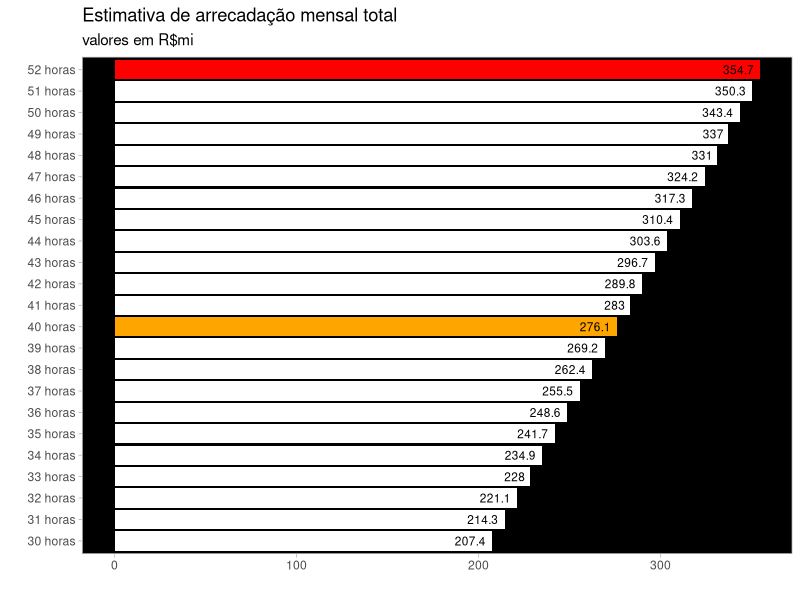
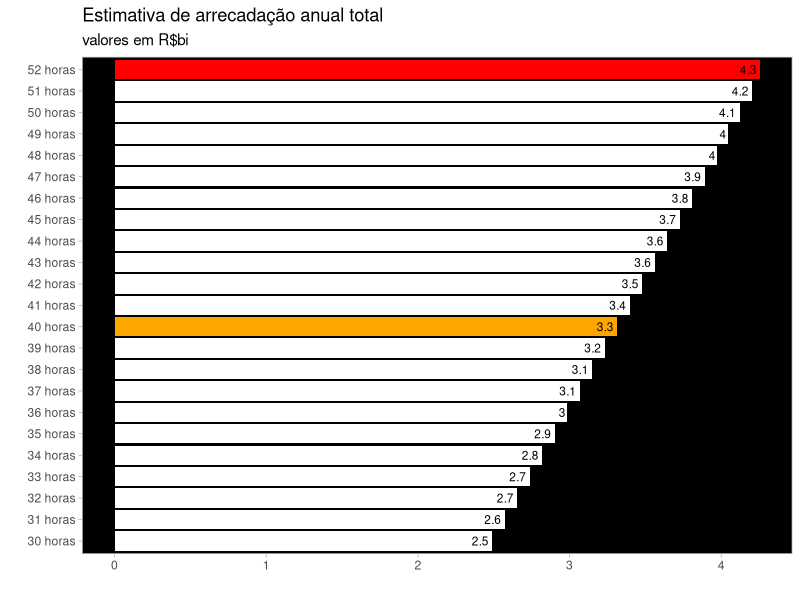
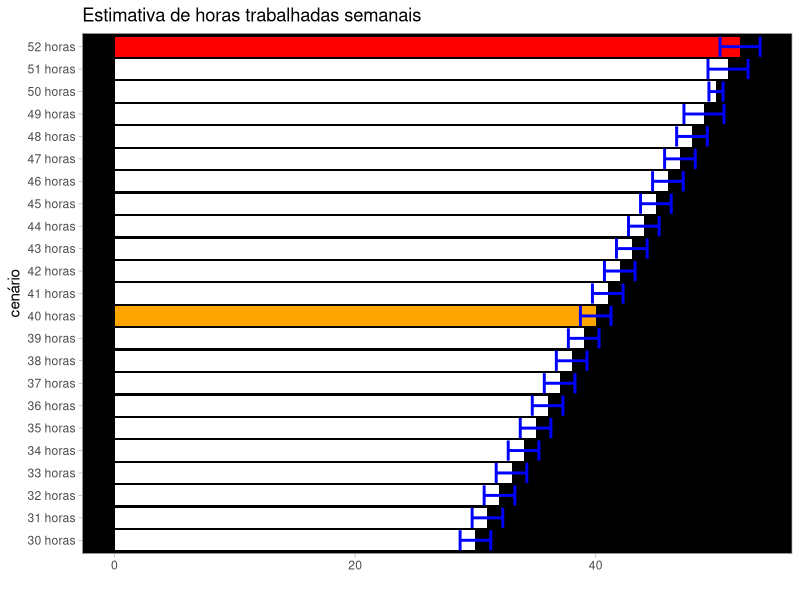
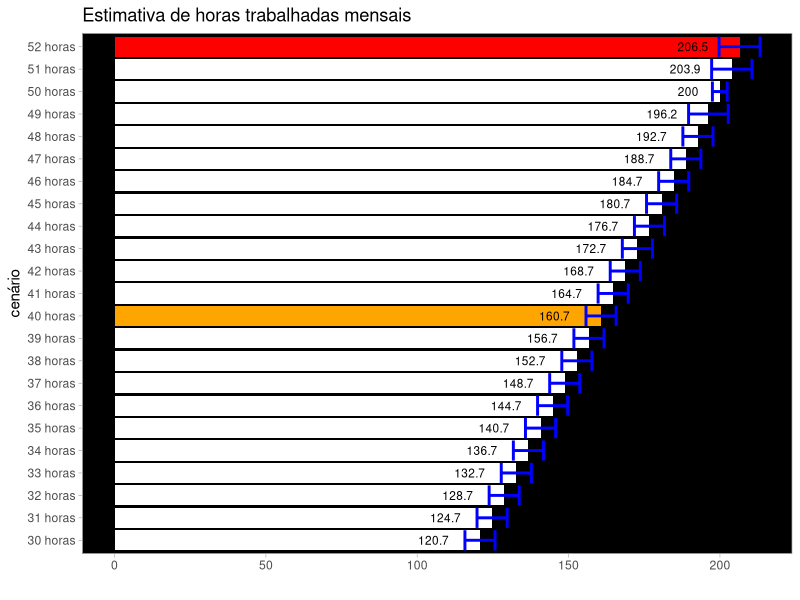
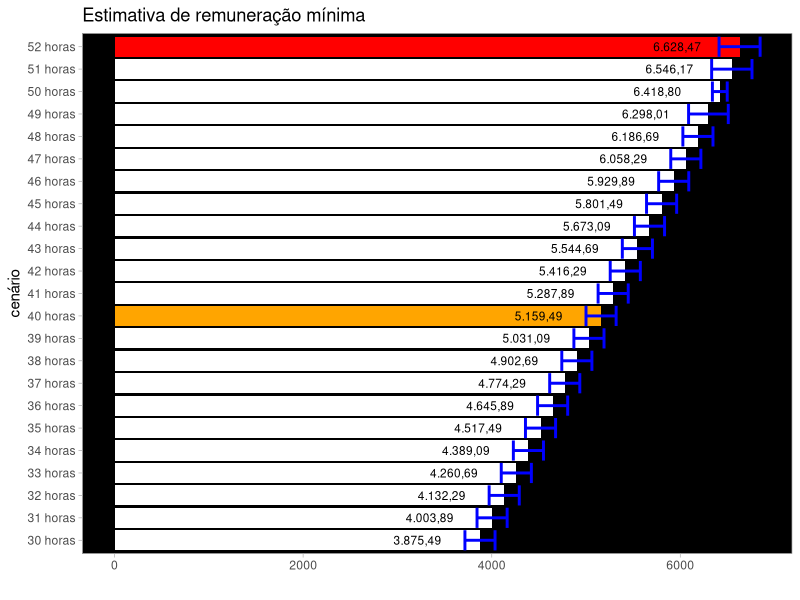
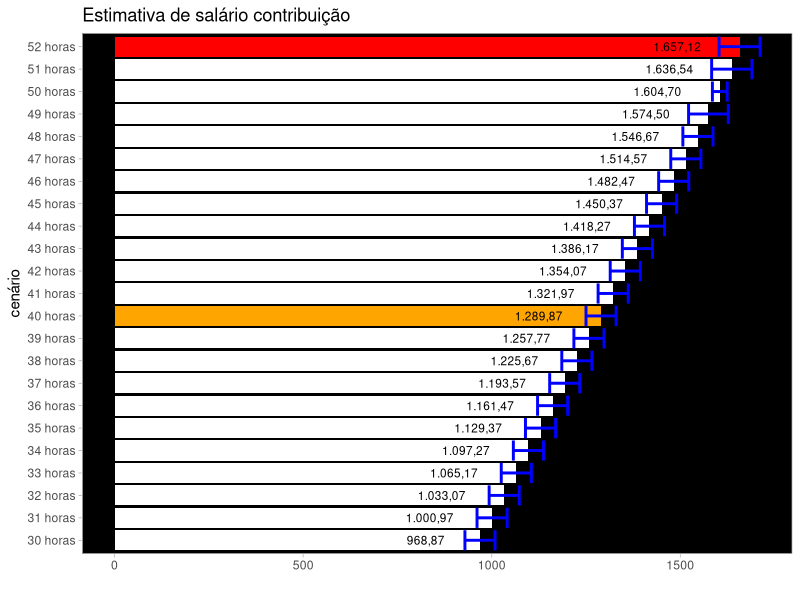
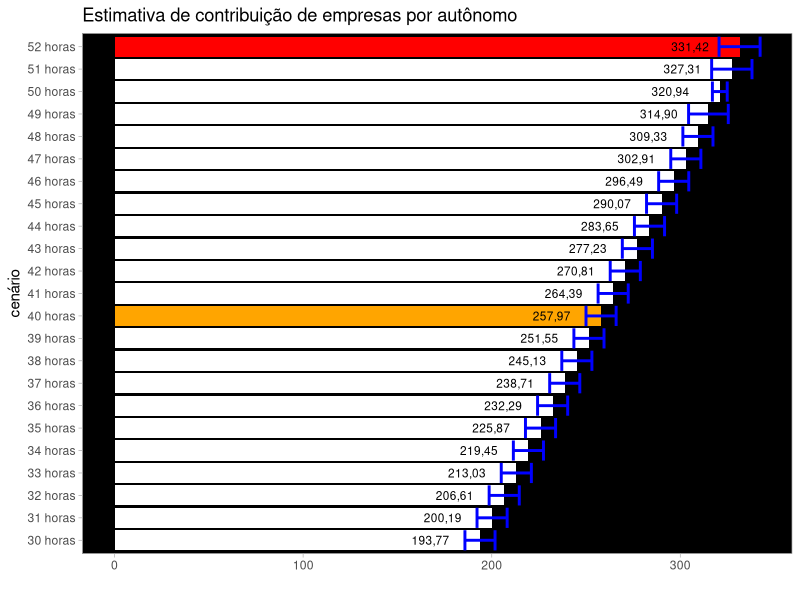
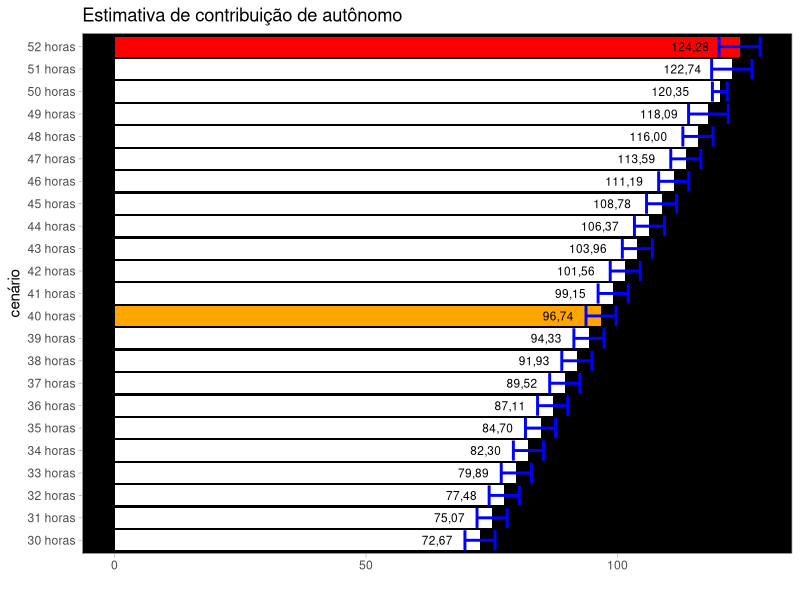

The R source for these figures, in order:
## ---- chunk 1
knitr::opts_chunk$set(echo = FALSE, warning = FALSE, message = FALSE)

library(tidyverse)

### funções
intervalo_confianca <- function(media, dp = NULL, n = NULL, distribuicao = NULL, z = 1.96) {
  if (!is.null(distribuicao)) {
    n <- NROW(distribuicao)
    media <- mean(distribuicao)
    dp <- sd(distribuicao)
  }
  
  margem_erro <- z * dp/sqrt(n)
  c(media - margem_erro, media + margem_erro)
}


### Variáveis

remuneracao_servico_prestado<- 8.03 #parcela da remuneração mínima indicada para a remuneração do trabalhador
ressarcimento_custos<- 24.07 #parcela da remuneração mínima indicada ressarcimento de custos do trabalhador
remuneracao_minima<- remuneracao_servico_prestado + ressarcimento_custos #valor por hora que deve ser garantido pelo aplicativo. corresponde  ao período entre a aceitação da viagem pelo trabalhador e a chegada do usuário ao destino

referencia_salario_contribuicao<- 0.25 #percentual sobre o valor bruto auferido no mês
aliquota_previdenciaria_empresa<- 0.2 #alíquota de contribuição à previdência aplicada sobre o salário contribuição paga pela empresa
aliquota_previdenciaria_autonomo<- 0.075 #alíquota de contribuição à previdência aplicada sobre o salário contribuição paga pelo trabalhador

tamanho_amostra<- 400
mediana_horas_trabalhadas_semanais <- 50

media_horas_trabalhadas_semanais <- 52

#### Referência de dados de uma pesquisa de BH

parametros <- list(
  remuneracao_servico_prestado = remuneracao_servico_prestado,
  ressarcimento_custos = ressarcimento_custos,
  remuneracao_minima = remuneracao_minima,
  referencia_salario_contribuicao = referencia_salario_contribuicao,
  aliquota_previdenciaria_empresa = aliquota_previdenciaria_empresa,
  aliquota_previdenciaria_autonomo = aliquota_previdenciaria_autonomo,
  tamanho_amostra = tamanho_amostra,
  mediana_horas_trabalhadas_semanais = mediana_horas_trabalhadas_semanais
)


calcula_arrecadacao_total <- function(media_horas_trabalhadas_semanais, parametros) {
  
  mediana_horas_trabalhadas_semanais <- media_horas_trabalhadas_semanais * (1 - 0.04)
  
  # Uma distribuição aleatória baseada na amostra
  
  # Considerando a amostra da pesquisa em BH
  # Identificação de uma distribuição de valores compatível com os dados da pesquisa
  
  monte_carlo <- map_dfr(1:1000, function(my_seed) {
    set.seed(my_seed)
    dp <- sample(5:20, size = 1)
    set.seed(my_seed)
    distribuicao <- rnorm(parametros$tamanho_amostra, media_horas_trabalhadas_semanais, dp)
    media <- mean(distribuicao)
    mediana <- median(distribuicao)
    diferenca <- abs(media - media_horas_trabalhadas_semanais) + abs(mediana - parametros$mediana_horas_trabalhadas_semanais)
    tibble::tibble(my_seed, media = media, mediana = mediana, dp = dp, diferenca = diferenca)
  })
  
  # Ordena o dataframe com a simulação para capturar o valor com menor diferença em relação à média e mediana
  monte_carlo <- arrange(monte_carlo, diferenca)
  
  desvio_padrao <- monte_carlo$dp[1]
  
  # Lista para armazenar os intervalos de confiança e resultados
  resultados <- list()
  
  resultados$cenario <- paste(media_horas_trabalhadas_semanais,"horas")
  
  # Intervalo de confiança
  resultados$horas_trabalhadas_semanais <- intervalo_confianca(media_horas_trabalhadas_semanais, desvio_padrao, parametros$tamanho_amostra)
  
  # Margem de erro mensal
  set.seed(monte_carlo$my_seed[1])
  distribuicao_aleatoria <- rnorm(400, mean = media_horas_trabalhadas_semanais, desvio_padrao)
  distribuicao_aleatoria_mensal <- distribuicao_aleatoria * 4
  
  resultados$horas_trabalhadas_mensais <- intervalo_confianca(distribuicao = distribuicao_aleatoria_mensal)
  
  # Parâmetros de remuneração e custos
  ###### Remuneração mínima
  
  distribuicao_remuneracao_minima <- distribuicao_aleatoria_mensal * parametros$remuneracao_minima
  resultados$remuneracao_minima <- intervalo_confianca(distribuicao = distribuicao_remuneracao_minima)
  
  ##### Salário contribuição
  
  distribuicao_salario_contribuicao <- distribuicao_remuneracao_minima * parametros$referencia_salario_contribuicao 
  resultados$salario_contribuicao <- intervalo_confianca(distribuicao = distribuicao_salario_contribuicao)
  
  ##### Contribuição empresa
  
  contribuicao_empresa <- distribuicao_salario_contribuicao * parametros$aliquota_previdenciaria_empresa
  resultados$contribuicao_empresa <- intervalo_confianca(distribuicao = contribuicao_empresa)
  
  ######### Contribuição autônomo
  
  contribuicao_autonomo <- distribuicao_salario_contribuicao * parametros$aliquota_previdenciaria_autonomo
  resultados$contribuicao_autonomo <- intervalo_confianca(distribuicao = contribuicao_autonomo)
  
  ########## Remuneração líquida de previdência
  
  remuneracao_liquida_de_previdencia <- distribuicao_remuneracao_minima - contribuicao_autonomo
  resultados$remuneracao_liquida_previdencia <- intervalo_confianca(distribuicao = remuneracao_liquida_de_previdencia)
  
  ### Arrecadação Receita previdenciária
  
  arrecadacao_receita <- contribuicao_autonomo + contribuicao_empresa
  
  resultados$arrecadacao_receita <- intervalo_confianca(distribuicao = arrecadacao_receita)
  
  # Considerando a extrapolação para o número do IBGE que indica 778 mil motoristas de aplicativo
  
  set.seed(1972)
  
  # Distribuição hipotética da arrecadação tributária no Brasil
  
  distribuicao_aleatoria_brasil <- rnorm(778000, mean = mean(arrecadacao_receita), sd(arrecadacao_receita))
  
  resultados$total_arrecadacao_mensal <- sum(distribuicao_aleatoria_brasil)
  
  resultados$total_arrecadacao_anual <- sum(distribuicao_aleatoria_brasil) * 12
  
  return(resultados)
}

cenario_52<- calcula_arrecadacao_total(52, parametros = parametros)

cenario_40<- calcula_arrecadacao_total(40, parametros = parametros)

cenarios<-  purrr::map_dfr(30:52, function(horas_semanais){
    print(horas_semanais)
    resultado = calcula_arrecadacao_total(horas_semanais, parametros)
    as_tibble(resultado)
    
  })

cenarios_trabalho<-
cenarios%>%
  pivot_longer(cols = 2:11, names_to = "medida", values_to = "valor") %>%
  summarise(lim_inferior = min(valor),
          lim_superior =max(valor),
          media = mean(valor),
          .by = c(cenario, medida))



## ---- chunk 2
library(ggplot2)

dados<-
cenarios_trabalho %>%
  filter(medida == "total_arrecadacao_mensal") %>%
  mutate(media= media/10^6,
         color = ifelse(cenario == "40 horas", "orange", ifelse(cenario == "52 horas", "red", "white"))) 

colors = ifelse(dados$cenario == "40 horas", "orange", 
               ifelse(dados$cenario == "52 horas", "red", "white"))


dados%>%
  ggplot(aes(y=cenario, x=media)) +
  geom_col(fill = colors) +
  geom_text(aes(label = paste(round(media, 1))), hjust = 1.2, size = 3, color = "black") +
  theme_light() +
  theme(
    panel.background = element_rect(fill="black"),
    panel.grid = element_blank()
  ) +
  labs(
    title = "Estimativa de arrecadação mensal total",
    subtitle = "valores em R$mi",
    x= "",
    y=""
  )


## ---- chunk 3
dados<-
cenarios_trabalho %>%
  filter(medida == "total_arrecadacao_anual") %>%
  mutate(media= media/10^9) 

colors = ifelse(dados$cenario == "40 horas", "orange", 
               ifelse(dados$cenario == "52 horas", "red", "white"))


dados%>%
  ggplot(aes(y=cenario, x=media)) +
  geom_col(fill = colors) +
  geom_text(aes(label = paste(round(media, 1))), hjust = 1.2, size = 3, color = "black") +
  theme_light() +
  theme(
    panel.background = element_rect(fill="black"),
    panel.grid = element_blank()
  ) +
  labs(
    title = "Estimativa de arrecadação anual total",
    subtitle = "valores em R$bi",
    x= "",
    y=""
  )

## ---- chunk 4

dados<-
cenarios_trabalho %>%
  filter(medida == "horas_trabalhadas_semanais") 

colors = ifelse(dados$cenario == "40 horas", "orange", 
               ifelse(dados$cenario == "52 horas", "red", "white"))


dados%>%
  ggplot(aes(y=cenario, x=media), ) +
  geom_col(fill = colors) +
  #geom_text(aes(label = paste(round(media, 1))), hjust = 3, size = 3, color = "black") +
  geom_errorbar(aes(xmin = lim_inferior, xmax = lim_superior),color= "blue", size=1) +
  theme_light() +
  theme(
    panel.background = element_rect(fill="black"),
    panel.grid = element_blank()
  ) +
  labs(
    title = "Estimativa de horas trabalhadas semanais",
    x= "",
    y="cenário"
  )




## ---- chunk 5
dados<-
cenarios_trabalho %>%
  filter(medida == "horas_trabalhadas_mensais") 

colors = ifelse(dados$cenario == "40 horas", "orange", 
               ifelse(dados$cenario == "52 horas", "red", "white"))


dados%>%
  ggplot(aes(y=cenario, x=media), ) +
  geom_col(fill = colors) +
  geom_text(aes(label = paste(round(media, 1))), hjust = 2, size = 3, color = "black") +
  geom_errorbar(aes(xmin = lim_inferior, xmax = lim_superior),color= "blue", size=1) +
  theme_light() +
  theme(
    panel.background = element_rect(fill="black"),
    panel.grid = element_blank()
  ) +
  labs(
    title = "Estimativa de horas trabalhadas mensais",
    x= "",
    y="cenário"
  )


## ---- chunk 6

dados<-
cenarios_trabalho %>%
  filter(medida == "remuneracao_minima") 

colors = ifelse(dados$cenario == "40 horas", "orange", 
               ifelse(dados$cenario == "52 horas", "red", "white"))


dados%>%
  ggplot(aes(y=cenario, x=media), ) +
  geom_col(fill = colors) +
  geom_text(aes(label = format(round(media,2), decimal.mark = ",", big.mark = ".")), hjust = 1.8, size = 3, color = "black") +
  geom_errorbar(aes(xmin = lim_inferior, xmax = lim_superior),color= "blue", size=1) +
  theme_light() +
  theme(
    panel.background = element_rect(fill="black"),
    panel.grid = element_blank()
  ) +
  labs(
    title = "Estimativa de remuneração mínima",
    x= "",
    y="cenário"
  )

## ---- chunk 7

dados<-
cenarios_trabalho %>%
  filter(medida == "salario_contribuicao") 

colors = ifelse(dados$cenario == "40 horas", "orange", 
               ifelse(dados$cenario == "52 horas", "red", "white"))


dados%>%
  ggplot(aes(y=cenario, x=media), ) +
  geom_col(fill = colors) +
  geom_text(aes(label = format(round(media,2), decimal.mark = ",", big.mark = ".")), hjust = 1.8, size = 3, color = "black") +
  geom_errorbar(aes(xmin = lim_inferior, xmax = lim_superior),color= "blue", size=1) +
  theme_light() +
  theme(
    panel.background = element_rect(fill="black"),
    panel.grid = element_blank()
  ) +
  labs(
    title = "Estimativa de salário contribuição",
    x= "",
    y="cenário"
  )


## ---- chunk 8


dados<-
cenarios_trabalho %>%
  filter(medida == "contribuicao_empresa") 

colors = ifelse(dados$cenario == "40 horas", "orange", 
               ifelse(dados$cenario == "52 horas", "red", "white"))


dados%>%
  ggplot(aes(y=cenario, x=media), ) +
  geom_col(fill = colors) +
  geom_text(aes(label = format(round(media,2), decimal.mark = ",", big.mark = ".")), hjust = 1.8, size = 3, color = "black") +
  geom_errorbar(aes(xmin = lim_inferior, xmax = lim_superior),color= "blue", size=1) +
  theme_light() +
  theme(
    panel.background = element_rect(fill="black"),
    panel.grid = element_blank()
  ) +
  labs(
    title = "Estimativa de contribuição de empresas por autônomo",
    x= "",
    y="cenário"
  )


## ---- chunk 9
dados<-
cenarios_trabalho %>%
  filter(medida == "contribuicao_autonomo") 

colors = ifelse(dados$cenario == "40 horas", "orange", 
               ifelse(dados$cenario == "52 horas", "red", "white"))


dados%>%
  ggplot(aes(y=cenario, x=media), ) +
  geom_col(fill = colors) +
  geom_text(aes(label = format(round(media,2), decimal.mark = ",", big.mark = ".")), hjust = 1.8, size = 3, color = "black") +
  geom_errorbar(aes(xmin = lim_inferior, xmax = lim_superior),color= "blue", size=1) +
  theme_light() +
  theme(
    panel.background = element_rect(fill="black"),
    panel.grid = element_blank()
  ) +
  labs(
    title = "Estimativa de contribuição de autônomo",
    x= "",
    y="cenário"
  )


## ---- chunk 10

dados<-
cenarios_trabalho %>%
  filter(medida == "remuneracao_liquida_previdencia") 

colors = ifelse(dados$cenario == "40 horas", "orange", 
               ifelse(dados$cenario == "52 horas", "red", "white"))


dados%>%
  ggplot(aes(y=cenario, x=media), ) +
  geom_col(fill = colors) +
  geom_text(aes(label = format(round(media,2), decimal.mark = ",", big.mark = ".")), hjust = 1.8, size = 3, color = "black") +
  geom_errorbar(aes(xmin = lim_inferior, xmax = lim_superior),color= "blue", size=1) +
  theme_light() +
  theme(
    panel.background = element_rect(fill="black"),
    panel.grid = element_blank()
  ) +
  labs(
    title = "Estimativa de remuneração líquida de RGPS",
    x= "",
    y="cenário"
  )


